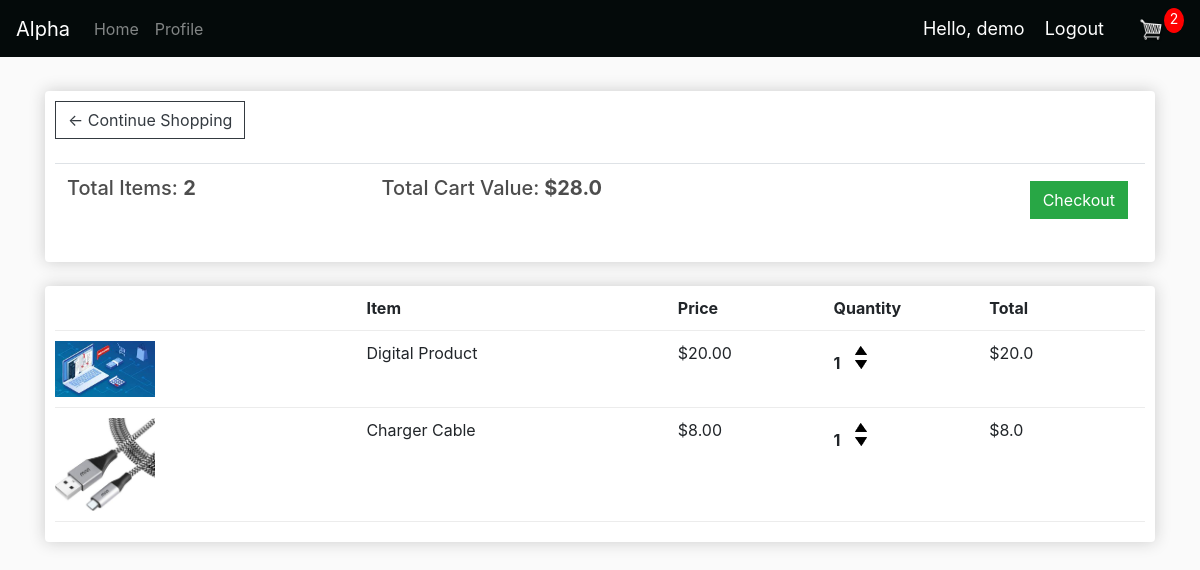
The app's page /cart/ (signed in), older data.
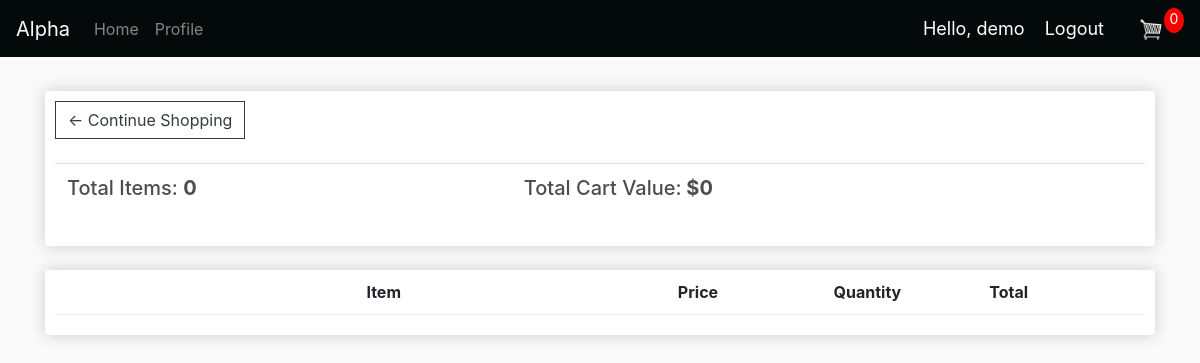
The same page, newer data.
### store/models.py (models this page shows, shortened)
class Order(models.Model):
	customer = models.ForeignKey(
		Customer, on_delete=models.SET_NULL, null=True, blank=True)
	date_ordered = models.DateTimeField(auto_now_add=True)
	complete = models.BooleanField(default=False, null=True, blank=True)
	transaction_id = models.CharField(max_length=200, null=True)
	@property
	def get_cart_total(self):
		orderitems = self.orderitem_set.all()
		total = sum([item.get_total for item in orderitems])
		return total
	@property
	def get_cart_items(self):
		orderitems = self.orderitem_set.all()
		total = sum([item.quantity for item in orderitems])
		return total

class OrderItem(models.Model):
	customer = models.ForeignKey(
		Customer, on_delete=models.SET_NULL, null=True, blank=True)
	product = models.ForeignKey(
		Product, on_delete=models.SET_NULL, null=True, blank=True)
	order = models.ForeignKey(
		Order, on_delete=models.SET_NULL, null=True, blank=True)
	quantity = models.IntegerField(default=0, null=True, blank=False)
	date_added = models.DateTimeField(auto_now_add=True)
	@property
	def get_total(self):
		total = self.product.price * self.quantity
		return total

class Product(models.Model):
	name = models.CharField(max_length=200, null=True)
	price = models.FloatField()
	digital = models.BooleanField(default=False, null=True, blank=False)
	image = models.ImageField(null=True, blank=True)
	@property
	def imageURL(self):
		try:
			url = self.image.url
		except:
			url = ''
		return url

### store/decorators.py (the view)
        def wrapper_func(request, *args, **kwargs):
            group = None
            if request.user.groups.exists():
                group = request.user.groups.all()[0].name
            if group in allowed_roles:
                return view_func(request, *args, **kwargs)
            else:
                return HttpResponse('You are not authorized to view this page')

### store/utils.py (called while the page is built)
def cartData(request):
	if request.user.is_authenticated:
		customer = request.user.customer
		order, created = Order.objects.get_or_create(customer=customer, complete=False)
		items = order.orderitem_set.all()
		cartItems = order.get_cart_items
	else:
		cookieData = cookieCart(request)
		cartItems = cookieData['cartItems']
		items = cookieData['items']
		order = cookieData['order']
	return {'items':items, 'order': order, 'cartItems': cartItems}

### store/views.py (called while the page is built)
@login_required(login_url='login')
@allowed_users(allowed_roles=['customer'])
def cart(request):
	data = cartData(request)
	cartItems = data['cartItems']
	items = data['items']
	order = data['order']
	context = {'items':items, 'order': order, 'cartItems': cartItems}
	return render(request, 'store/cart.html', context)

### store/templates/store/cart.html
{% extends 'store/main.html' %}
{% load static %}
{% block content %}
<div class="row">
	<div class="col-lg-12">
		<div class="box-element">
            <a  class="btn btn-outline-dark" href="{% url 'store' %}">&#x2190; Continue Shopping</a>
            <br>
            <br>
            <table class="table">
                <tr>
                    <th><h5>Total Items: <strong>{{order.get_cart_items}}</strong></h5></th>
                    <th><h5>Total Cart Value:<strong> ${{order.get_cart_total}}</strong></h5></th>
                    {% if order.get_cart_total != 0 %}
                        <th>
                            <a  style="float:right; margin:5px;" class="btn btn-success" href="{% url 'checkout' %}">Checkout</a>
                        </th>
                    {% endif %}
                </tr>
            </table>
		</div>
		<br>
		<div class="box-element">
            <div class="cart-row">
                <div style="flex:2"></div>
                <div style="flex:2"><strong>Item</strong></div>
                <div style="flex:1"><strong>Price</strong></div>
                <div style="flex:1"><strong>Quantity</strong></div>
                <div style="flex:1"><strong>Total</strong></div>
            </div>
            {% for item in items %}
            <div class="cart-row">
                <div style="flex:2"><img class="row-image" src="{{ item.product.imageURL }}"></div>
                <div style="flex:2"><p>{{item.product.name}}</p></div>
                <div style="flex:1"><p>${{item.product.price|floatformat:2}}</p></div>
                <div style="flex:1">
                    <p class="quantity">{{item.quantity}}</p>
                    <div class="quantity">
                        <img data-product={{item.product.id}} data-action="add" class="chg-quantity update-cart" src="{% static  'images/arrow-up.png' %}">
                        <img data-product={{item.product.id}} data-action="remove" class="chg-quantity update-cart" src="{% static  'images/arrow-down.png' %}">
                    </div>
                </div>
                <div style="flex:1"><p>${{item.get_total}}</p></div>
		    </div>
            {% endfor %}
	    </div>
    </div>
</div>
{% endblock content %}

### store/templates/store/main.html (shortened to what this page needs)
<!DOCTYPE html>
{% load static %}
<html>
<head>
  <link rel="stylesheet" href="https://stackpath.bootstrapcdn.com/bootstrap/4.4.1/css/bootstrap.min.css"
>
  <link rel="stylesheet" type="text/css" href="{% static 'css/main.css' %}">
</head>
<body>
  <nav class="navbar navbar-expand-lg navbar-dark bg-dark">
    <a class="navbar-brand" href="{% url 'store' %}">Alpha</a>
    <div class="collapse navbar-collapse" id="navbarSupportedContent">
      <ul class="navbar-nav mr-auto">
        <li class="nav-item active">
          {% if request.user.is_staff %}
            <li class="nav-item active">
              <a class="nav-link" href="{% url 'dashboard' %}">Dashboard</a>
            </li>
            <li class="nav-item">
              <a class="nav-link" href="{% url 'products' %}">Products</a>
            </li>
            {% else %}
            <li class="nav-item">
              <a class="nav-link" href="{% url 'store' %}">Home</a>
            </li>
            <li class="nav-item">
              <a class="nav-link" href="{% url 'profile' %}">Profile</a>
            </li>
          {% endif %}
        </li>
      </ul>
      <div class="form-inline my-2 my-lg-0">
        <span class="hello-msg">Hello, {{request.user}} </span>
        <span class="hello-msg"><a class="logout" href="{% url 'logout' %}">Logout</a> </span>
        <a href="{% url 'cart' %}">
          <img id="cart-icon" src="{% static 'images/cart.png' %}">
        </a>
        <p id="cart-total">{{cartItems}}</p>
      </div>
    </div>
  </nav>
  <div class="container">
    <br>
    {% block content %}
    {% endblock content %}
  </div>
</body>
</html>

### static/css/main.css (style rules this page uses)
body { background-color: hsl(0, 0%, 98%); }
h1,h2,h3,h4,h5,h6 { color:hsl(0, 0%, 30%); }
.box-element { box-shadow:hsl(0, 0%, 80%) 0 0 16px; background-color: #fff; border-radius: 4px; padding: 10px; }
.bg-dark { background-color: #040a0a!important; }
#cart-icon { width:25px; display: inline-block; margin-left: 15px; }
#cart-total { display: block; text-align: center; color:#fff; background-color: red; width: 20px; height: 25px; border-radius: 50%; font-size: 14px; }
.col-lg-4, .col-lg-6, .col-lg-8, .col-lg-12 { margin-top: 10px; }
.btn { border-radius: 0; }
.cart-row { display: flex; align-items: flex-stretch; padding-bottom: 10px; margin-bottom: 10px; border-bottom: 1px solid #ececec; }

### store/templates/store/main.html (style rules this page uses)
.hello-msg { font-size: 18px; color: white; margin-right: 20px; text-decoration: none; }
.logout { color: white; }

Row changes from the older to the newer data that the page shows:
removed OrderItem: product.imageURL (picture), product.name "Digital Product", product.price "20.00", quantity "1", get_total "20.0"
removed OrderItem: product.imageURL (picture), product.name "Charger Cable", product.price "8.00", quantity "1", get_total "8.0"
computed for Order: get_cart_items "2" → "0"; get_cart_total "28.0" → "0"
Text that changed along with them:
{{ cartItems }}: "2" → "0"
text no longer shown: "Checkout"
